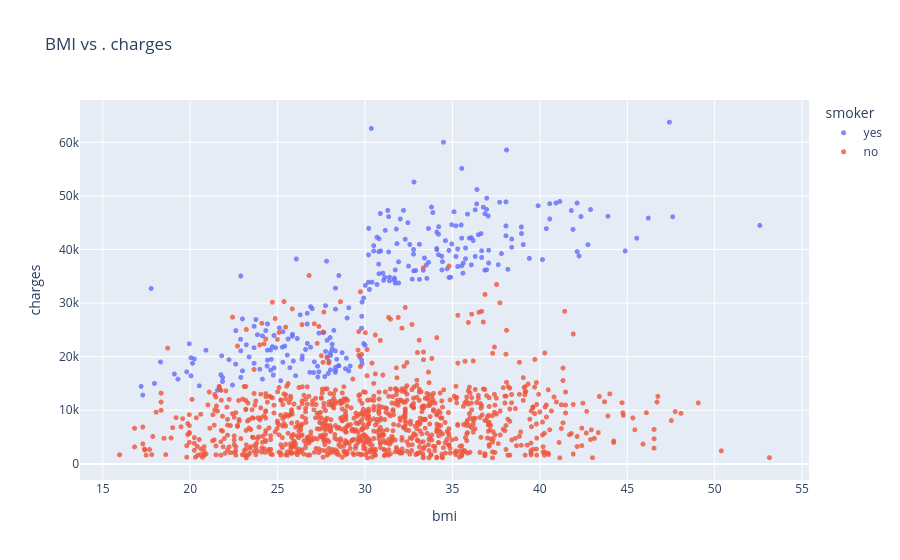

Source (notebook cell):
### Code cell
import plotly.express as px
fig = px.scatter(medical_df,
                x='bmi',
                y='charges',
                color='smoker',
                opacity=0.8,
                 hover_data={'sex'},
                 title='BMI vs . charges'
                )
fig.update_traces(marker_size=5)
fig.show()

### Figure 1 — Plotly figure (JSON) as saved in the notebook; plotly's stock layout.template omitted (floating-point values rounded to 4 significant figures; data arrays with more than 128 entries replaced by an {"elided": "..."} marker saying what was removed)
{"data": [{"customdata": {"elided": "274x1 str values"}, "hovertemplate": "smoker=yes<br>bmi=%{x}<br>charges=%{y}<br>sex=%{customdata[0]}<extra></extra>", "legendgroup": "yes", "marker": {"color": "#636efa", "opacity": 0.8, "size": 5, "symbol": "circle"}, "mode": "markers", "name": "yes", "showlegend": true, "type": "scattergl", "x": {"elided": "274 float values"}, "xaxis": "x", "y": {"elided": "274 float values"}, "yaxis": "y"}, {"customdata": {"elided": "1064x1 str values"}, "hovertemplate": "smoker=no<br>bmi=%{x}<br>charges=%{y}<br>sex=%{customdata[0]}<extra></extra>", "legendgroup": "no", "marker": {"color": "#EF553B", "opacity": 0.8, "size": 5, "symbol": "circle"}, "mode": "markers", "name": "no", "showlegend": true, "type": "scattergl", "x": {"elided": "1064 float values"}, "xaxis": "x", "y": {"elided": "1064 float values"}, "yaxis": "y"}], "layout": {"legend": {"title": {"text": "smoker"}, "tracegroupgap": 0}, "title": {"text": "BMI vs . charges"}, "xaxis": {"anchor": "y", "domain": [0, 1], "title": {"text": "bmi"}}, "yaxis": {"anchor": "x", "domain": [0, 1], "title": {"text": "charges"}}}}
